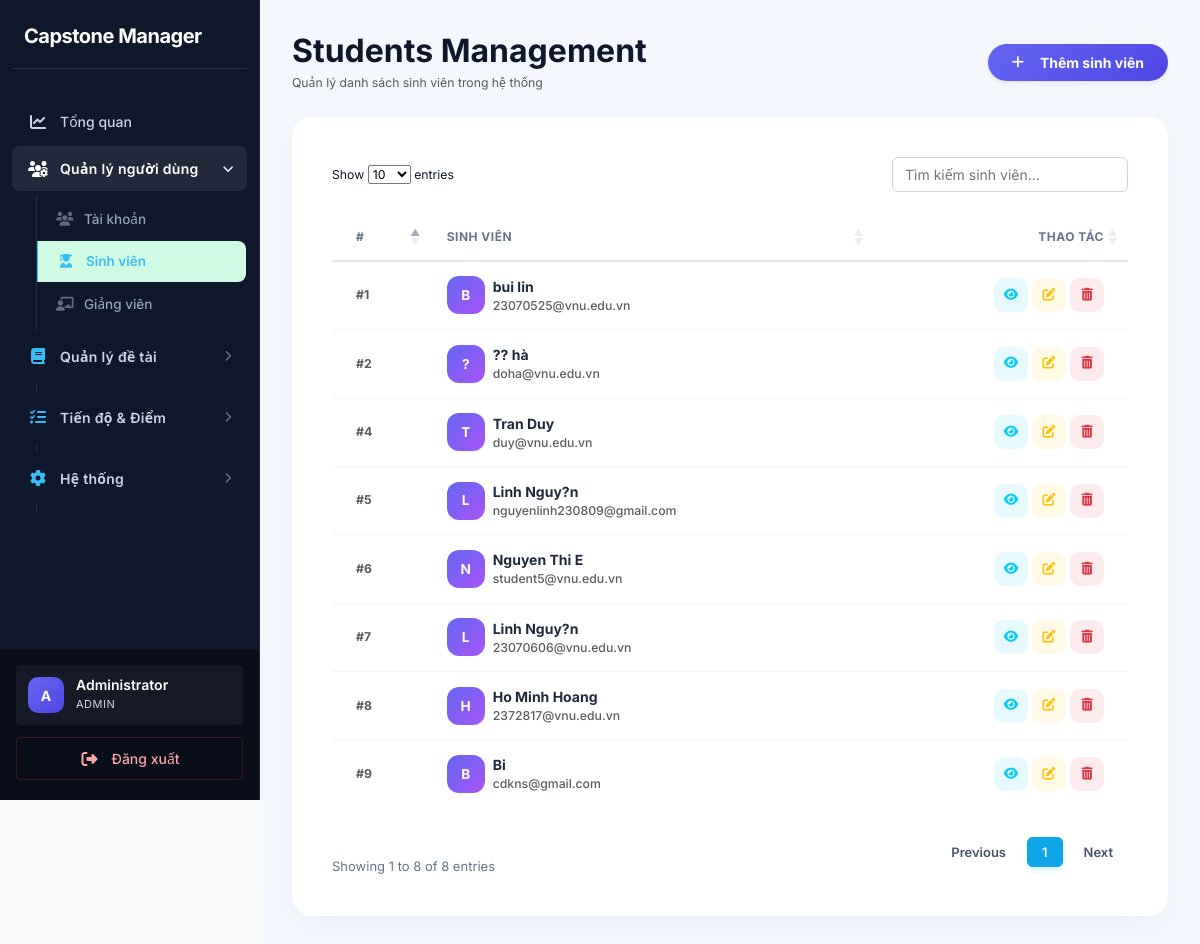
The page /index.php?page=students (signed in) on the database as committed earlier.
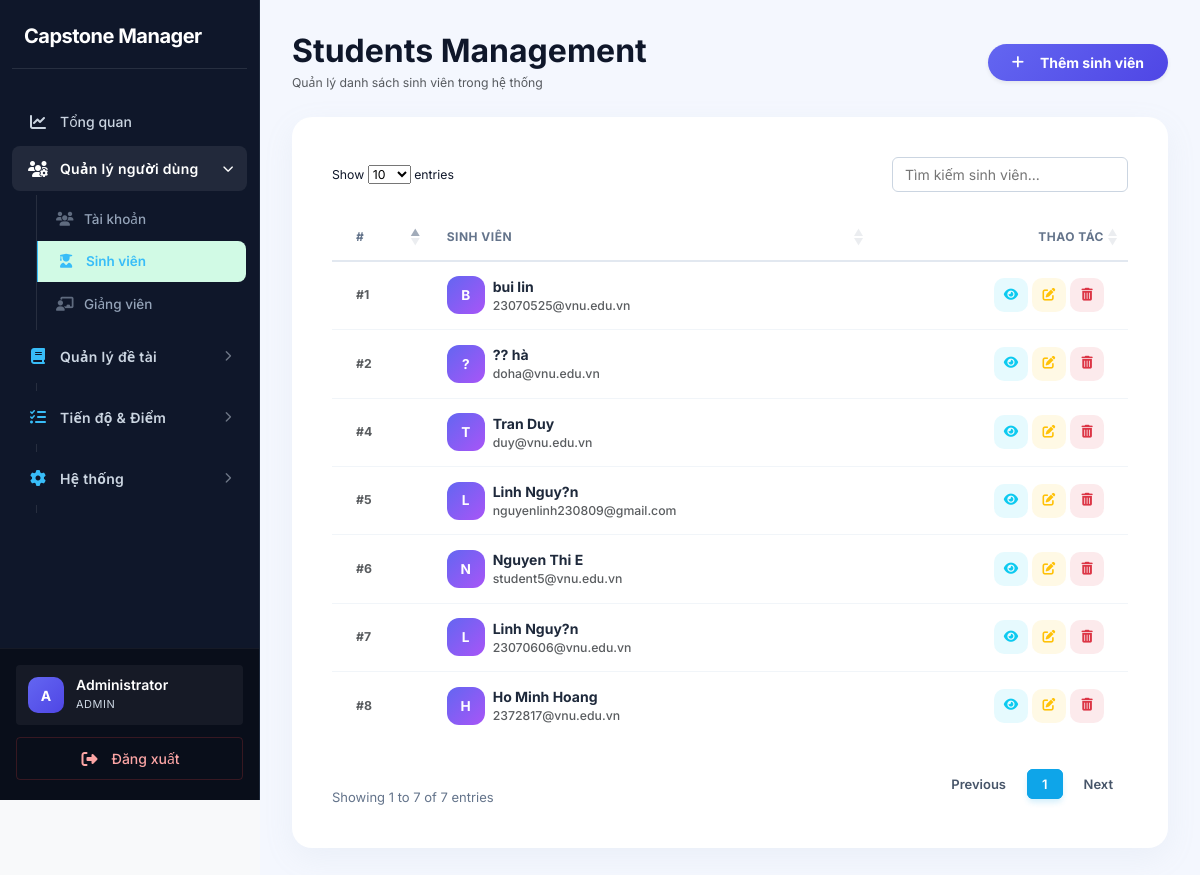
The same page on the database as committed later.
### tables this page shows
CREATE TABLE `students` (
  `id` int(11) NOT NULL,
  `user_id` int(11) DEFAULT NULL,
  `full_name` varchar(150) DEFAULT NULL,
  `faculty` varchar(100) DEFAULT NULL,
  `created_at` timestamp NOT NULL DEFAULT current_timestamp()
);

CREATE TABLE `users` (
  `id` int(11) NOT NULL,
  `email` varchar(100) NOT NULL,
  `password` varchar(255) NOT NULL,
  `role` enum('admin','student','lecturer') NOT NULL DEFAULT 'student',
  `status` enum('active','locked') DEFAULT 'active',
  `created_at` timestamp NOT NULL DEFAULT current_timestamp()
);

### app/controllers/StudentController.php (called while the page is built, shortened)
<?php
class StudentController {
    private $studentModel;
    public function __construct() {
        $this->studentModel = new Student();
    }
    public function index() {
        $students = $this->studentModel->getAll();
        require '../app/views/students/index.php';
    }
}

### core/Database.php (called while the page is built)
<?php
class Database {
    private static $instance = null;
    private $conn;
    private $host = DB_HOST;
    private $dbname = DB_NAME;
    private $username = DB_USER;
    private $password = DB_PASS;
    private function __construct(){
        try{
            $this->conn = new PDO(
                "mysql:host={$this->host};dbname={$this->dbname};charset=utf8mb4",
                $this->username,
                $this->password
            );
            $this->conn->setAttribute(
                PDO::ATTR_ERRMODE,
                PDO::ERRMODE_EXCEPTION
            );
            $this->conn->setAttribute(
                PDO::ATTR_DEFAULT_FETCH_MODE,
                PDO::FETCH_ASSOC
            );
        }catch(PDOException $e){
            die("Database Error: " . $e->getMessage());
        }
    }
    public static function getInstance(){
        if(self::$instance == null){
            self::$instance = new Database();
        }
        return self::$instance;
    }
    public function getConnection(){
        return $this->conn;
    }
}

### app/models/Student.php (called while the page is built, shortened)
<?php
class Student {
    private $conn;
    public function __construct(){
        $this->conn = Database::getInstance()->getConnection();
    }
    public function getAll(){
        $sql = "SELECT students.*, users.email
                FROM students
                JOIN users
                ON users.id = students.user_id
                ORDER BY students.id DESC";
        return $this->conn
            ->query($sql)
            ->fetchAll(PDO::FETCH_ASSOC);
    }
}

### app/views/students/index.php (the view, shortened to what this page needs)
<?php require '../app/views/layouts/header.php'; ?>
<?php require '../app/views/layouts/sidebar.php'; ?>
<div class="main-content" style="padding:32px; background:#f4f7fe; min-height:100vh;">
    <div class="d-flex justify-content-between align-items-center mb-4">
        <div>
            <h2 class="fw-bold mb-1" style="color:#0f172a">Students Management</h2>
            <p class="text-muted small mb-0">Quản lý danh sách sinh viên trong hệ thống</p>
        </div>
        <?php if ($_SESSION['user']['role'] === 'admin'): ?>
            <a href="index.php?page=student-create"
               class="btn btn-primary rounded-pill px-4 fw-bold shadow-sm"
               style="background:linear-gradient(135deg,#6366f1,#4f46e5);border:none">
                <i class="fa-solid fa-plus me-2"></i>Thêm sinh viên
            </a>
        <?php endif; ?>
    </div>
    <div class="custom-card">
        <div class="table-responsive p-3">
            <table class="table table-hover mb-0 datatable" id="studentTable">
                <thead>
                    <tr class="text-muted small" style="font-size:11px;text-transform:uppercase;letter-spacing:.5px">
                        <th class="ps-4">#</th>
                        <th>Sinh viên</th>
                        <?php if ($_SESSION['user']['role'] === 'admin'): ?>
                            <th class="text-end pe-4">Thao tác</th>
                        <?php endif; ?>
                    </tr>
                </thead>
                <tbody>
                    <?php if (!empty($students)): ?>
                        <?php foreach ($students as $s): ?>
                            <tr>
                                <td class="ps-4 fw-bold text-muted small">#<?= $s['id'] ?></td>
                                <td>
                                    <div class="d-flex align-items-center gap-2">
                                        <div class="avatar-circle">
                                            <?= strtoupper(mb_substr($s['full_name'], 0, 1)) ?>
                                        </div>
                                        <div>
                                            <div class="fw-bold" style="color:#1e293b"><?= htmlspecialchars($s['full_name']) ?></div>
                                            <div class="small text-muted"><?= htmlspecialchars($s['email']) ?></div>
                                        </div>
                                    </div>
                                </td>
                                <?php if ($_SESSION['user']['role'] === 'admin'): ?>
                                    <td class="text-end pe-4">
                                        <div class="d-flex justify-content-end gap-1">
                                            <a href="index.php?page=student-show&id=<?= $s['id'] ?>"
                                               class="btn-action bg-info bg-opacity-10 text-info" title="Xem">
                                                <i class="fa-solid fa-eye"></i>
                                            </a>
                                            <a href="index.php?page=student-edit&id=<?= $s['id'] ?>"
                                               class="btn-action bg-warning bg-opacity-10 text-warning" title="Sửa">
                                                <i class="fa-solid fa-pen-to-square"></i>
                                            </a>
                                            <form action="index.php?page=student-delete&id=<?= $s['id'] ?>" method="POST" class="d-inline" onsubmit="return confirm('Bạn có chắc muốn xóa?');">
    <button type="submit" class="btn-action btn-delete bg-danger bg-opacity-10 text-danger border-0" title="Xóa">
        <i class="fa-solid fa-trash-can"></i>
    </button>
</form>
                                        </div>
                                    </td>
                                <?php endif; ?>
                            </tr>
                        <?php endforeach; ?>
                    <?php endif; ?>
                </tbody>
            </table>
        </div>
    </div>
</div>
<?php require '../app/views/layouts/footer.php'; ?>

### public/index.php (shortened to what this page needs)
<?php
require_once '../core/Database.php';
require_once '../app/models/Student.php';
require_once '../app/controllers/DashboardController.php';
require_once '../app/controllers/StudentController.php';
$page = $_GET['page'] ?? 'login';
switch ($page) {
    case 'students':
        (new StudentController())->index();
        break;
}

### app/views/layouts/header.php (shortened to what this page needs)
<!DOCTYPE html>
<html lang="vi">
<head>
    <link rel="stylesheet"
          href="https://cdn.jsdelivr.net/npm/bootstrap@5.3.3/dist/css/bootstrap.min.css">
    <link rel="stylesheet"
          href="https://cdnjs.cloudflare.com/ajax/libs/font-awesome/6.5.1/css/all.min.css">
    <link rel="stylesheet"
          href="assets/css/style.css?v=<?= time() ?>">
    <link rel="stylesheet"
          href="https://cdn.datatables.net/1.13.6/css/dataTables.bootstrap5.min.css">
    <link rel="stylesheet"
          href="https://cdn.jsdelivr.net/npm/sweetalert2@11/dist/sweetalert2.min.css">
    <link rel="stylesheet"
          href="https://unpkg.com/aos@2.3.1/dist/aos.css">
</head>
<body>
<div class="app-wrapper">

### app/views/layouts/sidebar.php (shortened to what this page needs)
<?php
$currentPage = $_GET['page'] ?? '';
?>
<div class="sidebar">
    <div class="sidebar-top">
        <div class="sidebar-header">
            <h2>Capstone Manager</h2>
        </div>
        <ul class="sidebar-menu">
            <li>
                <a href="index.php?page=dashboard"
                   class="<?= $currentPage === 'dashboard' ? 'active' : '' ?>">
                    <i class="fa fa-chart-line"></i>
                    <span>Tổng quan</span>
                </a>
            </li>
            <?php if ($_SESSION['user']['role'] === 'admin'): ?>
                <li class="menu-group <?= in_array($currentPage, ['users', 'students', 'lecturers']) ? 'open' : '' ?>">
                    <div class="menu-group-toggle">
                        <i class="fa fa-users-gear"></i>
                        <span>Quản lý người dùng</span>
                        <i class="fa fa-chevron-right toggle-icon"></i>
                    </div>
                    <ul class="submenu">
                        <li>
                            <a href="index.php?page=users" class="<?= $currentPage === 'users' ? 'active' : '' ?>">
                                <i class="fa fa-users"></i> <span>Tài khoản</span>
                            </a>
                        </li>
                        <li>
                            <a href="index.php?page=students" class="<?= $currentPage === 'students' ? 'active' : '' ?>">
                                <i class="fa fa-user-graduate"></i> <span>Sinh viên</span>
                            </a>
                        </li>
                        <li>
                            <a href="index.php?page=lecturers" class="<?= $currentPage === 'lecturers' ? 'active' : '' ?>">
                                <i class="fa fa-chalkboard-teacher"></i> <span>Giảng viên</span>
                            </a>
                        </li>
                    </ul>
                </li>
                <li class="menu-group <?= in_array($currentPage, ['semesters', 'topic-management', 'topics', 'registrations', 'assignments', 'supervisions', 'supervision-create']) ? 'open' : '' ?>">
                    <div class="menu-group-toggle">
                        <i class="fa fa-book"></i>
                        <span>Quản lý đề tài</span>
                        <i class="fa fa-chevron-right toggle-icon"></i>
                    </div>
                    <ul class="submenu">
                        <li>
                            <a href="index.php?page=semesters" class="<?= $currentPage === 'semesters' ? 'active' : '' ?>">
                            </a>
                        </li>
                    </ul>
                </li>
                <li class="menu-group <?= in_array($currentPage, ['milestones', 'submissions', 'scores']) ? 'open' : '' ?>">
                    <div class="menu-group-toggle">
                        <i class="fa fa-tasks"></i>
                        <span>Tiến độ & Điểm</span>
                        <i class="fa fa-chevron-right toggle-icon"></i>
                    </div>
                    <ul class="submenu">
                        <li>
                            <a href="index.php?page=milestones" class="<?= $currentPage === 'milestones' ? 'active' : '' ?>">
                            </a>
                        </li>
                    </ul>
                </li>
                <li class="menu-group <?= in_array($currentPage, ['notifications', 'logs']) ? 'open' : '' ?>">
                    <div class="menu-group-toggle">
                        <i class="fa fa-cog"></i>
                        <span>Hệ thống</span>
                        <i class="fa fa-chevron-right toggle-icon"></i>
                    </div>
                    <ul class="submenu">
                        <li>
                            <a href="index.php?page=notifications" class="<?= $currentPage === 'notifications' ? 'active' : '' ?>">
                            </a>
                        </li>
                    </ul>
                </li>
            <?php endif; ?>
        </ul>
    </div>
    <div class="sidebar-bottom">
        <ul class="sidebar-menu">
            <li class="user-profile-item">
                <div class="user-profile-wrapper">
                    <div class="user-avatar-circle">
                        <?php
                            $fullName = $_SESSION['user']['full_name'] ?? '';
                            $email    = $_SESSION['user']['email'] ?? 'User';
                            $displayName = $fullName ?: explode('@', $email)[0];
                            $avatarChar  = strtoupper(mb_substr($displayName, 0, 1));
                            echo $avatarChar;
                        ?>
                    </div>
                    <div class="user-text">
                        <span class="user-name"><?= htmlspecialchars($displayName) ?></span>
                        <span class="user-role"><?= ucfirst($_SESSION['user']['role'] ?? 'Guest') ?></span>
                    </div>
                </div>
            </li>
            <li>
                <a href="#" class="logout-link" id="logout-btn">
                    <i class="fa fa-right-from-bracket"></i> <span>Đăng xuất</span>
                </a>
            </li>
        </ul>
    </div>
</div>

### app/views/layouts/footer.php (shortened to what this page needs)
    </div>
</body>
</html>

### app/views/layouts/sidebar.php (style rules this page uses)
.user-avatar-circle { width: 36px; height: 36px; border-radius: 10px; flex-shrink: 0; background: linear-gradient(135deg, #6366f1, #4f46e5); display: flex; align-items: center; justify-content: center; font-size: 14px; font-weight: 700; color: #fff; letter-spacing: 0; }

### app/views/students/index.php (style rules this page uses)
.custom-card { border-radius:1.25rem; border:none; box-shadow:0 10px 30px rgba(160,174,192,.1); background:#fff; }
.avatar-circle { width:38px; height:38px; border-radius:12px; background:linear-gradient(135deg,#6366f1,#a855f7); color:#fff; display:flex; align-items:center; justify-content:center; font-weight:700; font-size:.85rem; flex-shrink:0; }
.btn-action { width:34px; height:34px; border-radius:10px; display:inline-flex; align-items:center; justify-content:center; font-size:.8rem; border:none; transition:all .15s; text-decoration:none; }

Rows that differ between the two databases and show on the page:
removed students: id "9", full_name "B", full_name "Bi", user.email "cdkns@gmail.com"
Other text that changed with them:
text written by a page script: "Show entries Showing 1 to 8 of 8 entries Previous 1 Next" → "Show entries Showing 1 to 7 of 7 entries Previous 1 Next"
